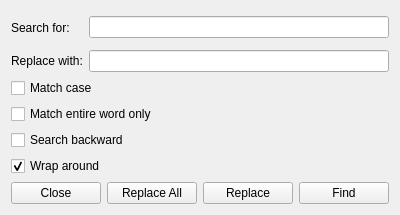
<?xml version="1.0" encoding="UTF-8"?>
<ui version="4.0">
 <class>Dialog</class>
 <widget class="QDialog" name="Dialog">
  <property name="geometry">
   <rect>
    <x>0</x>
    <y>0</y>
    <width>400</width>
    <height>215</height>
   </rect>
  </property>
  <property name="windowTitle">
   <string>Find/Replace</string>
  </property>
  <property name="windowIcon">
   <iconset resource="cs140adagide.qrc">
    <normaloff>:/icons/theme/find-replace</normaloff>:/icons/theme/find-replace</iconset>
  </property>
  <layout class="QVBoxLayout" name="verticalLayout">
   <item>
    <layout class="QGridLayout" name="gridLayout_2">
     <item row="0" column="0" rowspan="2">
      <widget class="QLabel" name="label">
       <property name="text">
        <string>Search for:</string>
       </property>
      </widget>
     </item>
     <item row="0" column="1" rowspan="2">
      <widget class="QLineEdit" name="search_for_text">
       <property name="placeholderText">
        <string/>
       </property>
      </widget>
     </item>
     <item row="2" column="0">
      <widget class="QLabel" name="label_2">
       <property name="text">
        <string>Replace with:</string>
       </property>
      </widget>
     </item>
     <item row="2" column="1">
      <widget class="QLineEdit" name="replace_with_text">
       <property name="placeholderText">
        <string/>
       </property>
      </widget>
     </item>
    </layout>
   </item>
   <item>
    <widget class="QCheckBox" name="match_case_checkbox">
     <property name="text">
      <string>Match case</string>
     </property>
    </widget>
   </item>
   <item>
    <widget class="QCheckBox" name="match_entire_word_checkbox">
     <property name="text">
      <string>Match entire word only</string>
     </property>
    </widget>
   </item>
   <item>
    <widget class="QCheckBox" name="search_backward_checkbox">
     <property name="text">
      <string>Search backward</string>
     </property>
    </widget>
   </item>
   <item>
    <widget class="QCheckBox" name="wrap_around_checkbox">
     <property name="text">
      <string>Wrap around</string>
     </property>
     <property name="checked">
      <bool>true</bool>
     </property>
    </widget>
   </item>
   <item>
    <layout class="QGridLayout" name="gridLayout">
     <item row="0" column="0">
      <widget class="QPushButton" name="close_button">
       <property name="text">
        <string>Close</string>
       </property>
       <property name="autoDefault">
        <bool>false</bool>
       </property>
      </widget>
     </item>
     <item row="0" column="1">
      <widget class="QPushButton" name="replace_all_button">
       <property name="text">
        <string>Replace All</string>
       </property>
       <property name="autoDefault">
        <bool>false</bool>
       </property>
      </widget>
     </item>
     <item row="0" column="2">
      <widget class="QPushButton" name="replace_button">
       <property name="text">
        <string>Replace</string>
       </property>
       <property name="autoDefault">
        <bool>false</bool>
       </property>
      </widget>
     </item>
     <item row="0" column="3">
      <widget class="QPushButton" name="find_button">
       <property name="text">
        <string>Find</string>
       </property>
       <property name="autoDefault">
        <bool>false</bool>
       </property>
       <property name="default">
        <bool>false</bool>
       </property>
      </widget>
     </item>
    </layout>
   </item>
  </layout>
 </widget>
 <resources>
  <include location="cs140adagide.qrc"/>
 </resources>
 <connections>
  <connection>
   <sender>search_for_text</sender>
   <signal>returnPressed()</signal>
   <receiver>find_button</receiver>
   <slot>click()</slot>
   <hints>
    <hint type="sourcelabel">
     <x>199</x>
     <y>19</y>
    </hint>
    <hint type="destinationlabel">
     <x>346</x>
     <y>170</y>
    </hint>
   </hints>
  </connection>
  <connection>
   <sender>replace_with_text</sender>
   <signal>returnPressed()</signal>
   <receiver>find_button</receiver>
   <slot>click()</slot>
   <hints>
    <hint type="sourcelabel">
     <x>199</x>
     <y>47</y>
    </hint>
    <hint type="destinationlabel">
     <x>346</x>
     <y>170</y>
    </hint>
   </hints>
  </connection>
 </connections>
</ui>
